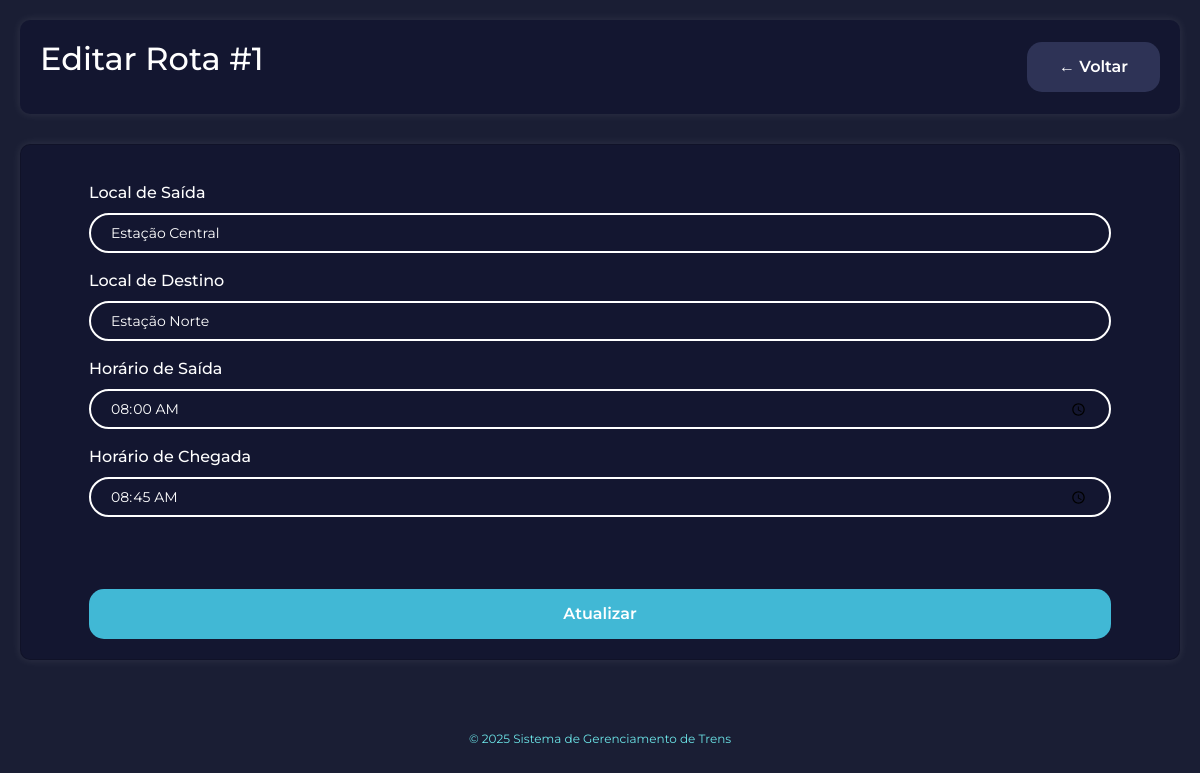
Page /rotas/editar.php?id=1 (signed in) on the committed database.
### tables this page shows
CREATE TABLE rotas (
    id_rota INT NOT NULL AUTO_INCREMENT PRIMARY KEY,
    local_saida VARCHAR(100) NOT NULL,
    local_destino VARCHAR(100) NOT NULL,
    horario_saida TIME NOT NULL,
    horario_chegada TIME NOT NULL,
    criado_em TIMESTAMP DEFAULT CURRENT_TIMESTAMP,
    
    INDEX idx_saida (local_saida),
    INDEX idx_destino (local_destino)
);

### config.php (called while the page is built, shortened)
<?php
function sanitizar($texto) {
    return htmlspecialchars($texto, ENT_QUOTES, 'UTF-8');
}
?>

### rotas/editar.php (the view, shortened to what this page needs)
<?php
require_once '../config.php';
$id = $_GET['id'] ?? 0;
try {
    $stmt = $pdo->prepare("SELECT * FROM rotas WHERE id_rota = :id");
    $stmt->execute(['id' => $id]);
    $rota = $stmt->fetch();
} catch(PDOException $e) {
    $erro = "Erro ao buscar rota.";
}
?>
<!DOCTYPE html>
<html lang="pt-BR">
<head>
    <link href="https://cdn.jsdelivr.net/npm/bootstrap@5.3.8/dist/css/bootstrap.min.css" rel="stylesheet">
    <link rel="stylesheet" href="../css/estilo.css">
</head>
<body>
    <div class="container">
        <div class="header-dashboard">
            <h1>Editar Rota #<?= $id ?></h1>
            <a href="listar.php" class="botao botao-secundario">← Voltar</a>
        </div>
        <div class="card">
            <form method="POST">
                <div class="campo-label">
                    <label for="local_saida">Local de Saída</label>
                </div>
                <div class="campo-input">
                    <input type="text" name="local_saida" value="<?= sanitizar($rota['local_saida']) ?>" required>
                </div>
                <div class="campo-label">
                    <label for="local_destino">Local de Destino</label>
                </div>
                <div class="campo-input">
                    <input type="text" name="local_destino" value="<?= sanitizar($rota['local_destino']) ?>" required>
                </div>
                <div class="campo-label">
                    <label for="horario_saida">Horário de Saída</label>
                </div>
                <div class="campo-input">
                    <input type="time" name="horario_saida" value="<?= $rota['horario_saida'] ?>" required>
                </div>
                <div class="campo-label">
                    <label for="horario_chegada">Horário de Chegada</label>
                </div>
                <div class="campo-input">
                    <input type="time" name="horario_chegada" value="<?= $rota['horario_chegada'] ?>" required>
                </div>
                <br>
                <button type="submit" class="botao botao-primario botao-completo">Atualizar</button>
            </form>
        </div>
        <div class="rodape">
            <p>© 2025 Sistema de Gerenciamento de Trens</p>
        </div>
    </div>
</body>
</html>

### css/estilo.css (style rules this page uses)
* { margin: 0; padding: 0; box-sizing: border-box; font-family: "Montserrat", sans-serif; }
body { background-color: #1a1e34; color: white; min-height: 100vh; }
.container { max-width: 1200px; margin: 0 auto; padding: 20px; }
h1 { color: white; font-size: 2rem; margin-bottom: 1rem; }
.campo-label { margin: 1rem 3rem 0.5rem 3rem; color: white; font-weight: 500; }
.campo-input { display: flex; height: 40px; margin: 0 3rem 1rem 3rem; }
.campo-input input, .campo-input select, .campo-input textarea { width: 100%; height: 100%; background-color: transparent; border: 2px solid white; border-radius: 25px; outline: none; color: white; padding: 5px 20px; font-size: 14px; }
.campo-input input::placeholder, .campo-input textarea::placeholder { color: rgba(255, 255, 255, 0.5); }
.botao { padding: 0.8rem 2rem; border: none; border-radius: 15px; cursor: pointer; font-size: 16px; font-weight: 600; transition: all 0.3s; text-decoration: none; display: inline-block; }
.botao-primario { background-color: #41b8d5; color: white; }
.botao-secundario { background-color: #2e3356; color: white; }
.botao-completo { width: calc(100% - 6rem); margin: 2rem 3rem 0 3rem; }
.header-dashboard { background-color: #131630; border-radius: 10px; padding: 20px; margin-bottom: 30px; display: flex; justify-content: space-between; align-items: center; box-shadow: 0px 0px 10px rgba(255, 255, 255, 0.1); flex-wrap: wrap; gap: 15px; }
.card { background-color: #131630; border-radius: 10px; padding: 20px; box-shadow: 0px 0px 10px rgba(255, 255, 255, 0.1); }
.rodape { text-align: center; margin-top: 50px; padding: 20px; color: #6ce5e8; font-size: 12px; }

### rows in the picture
rotas: local_saida "Estação Central", local_destino "Estação Norte", horario_saida "08:00:00", horario_chegada "08:45:00"

### other values in the picture
$id "1"
